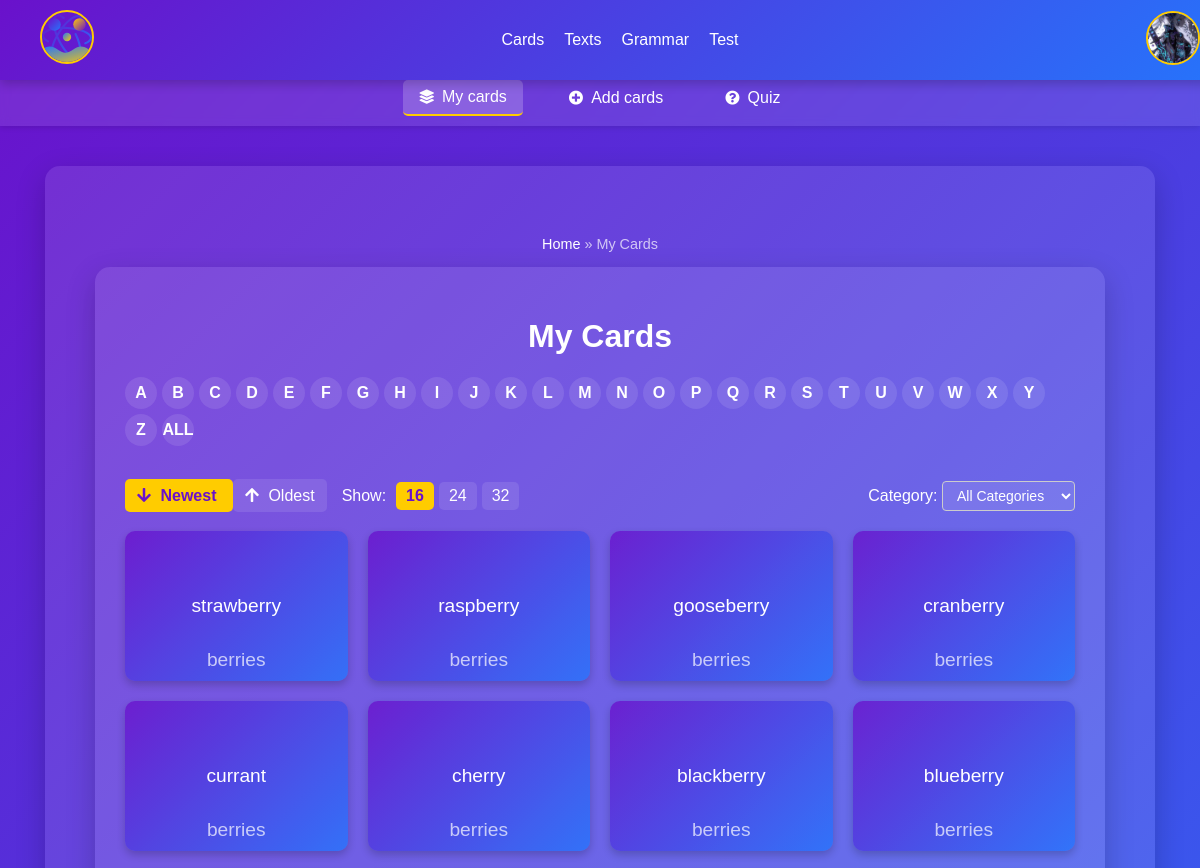
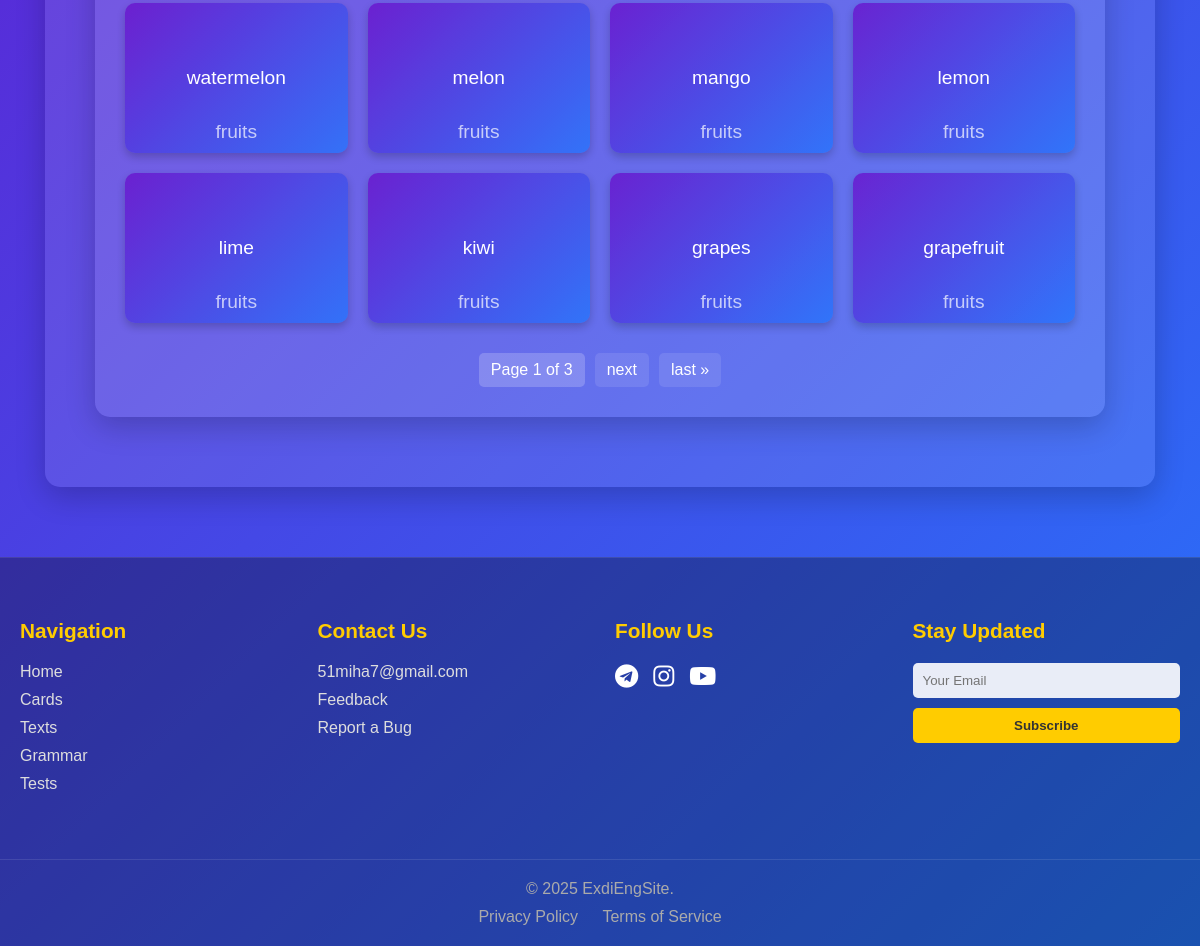
The app's page /cards/ (signed in) with its own data (2 pictures, top to bottom).
### mainpage/models.py (models this page shows, shortened)
class CustomUser(AbstractBaseUser, PermissionsMixin):
    username: models.CharField = models.CharField(
        max_length=150,
        unique=True,
        db_index=True,
        null=False
    )
    email: models.EmailField = models.EmailField(
        unique=True,
        null=False
    )
    first_name: models.CharField = models.CharField(
        max_length=30,
        blank=True,
        null=True
    )
    last_name: models.CharField = models.CharField(
        max_length=150,
        blank=True,
        null=True
    )
    is_active: models.BooleanField = models.BooleanField(
        default=True
    )
    is_staff: models.BooleanField = models.BooleanField(
        default=False
    )
    date_joined: models.DateTimeField = models.DateTimeField(
        default=timezone.now
    )
    last_login: models.DateTimeField = models.DateTimeField(
        null=True,
        blank=True
    )
    groups: models.ManyToManyField = models.ManyToManyField(
        Group,
        verbose_name='groups',
        blank=True,
        help_text='The groups this user belongs to.',
        related_name='customuser_set',
        related_query_name='customuser',
    )
    user_permissions: models.ManyToManyField = models.ManyToManyField(
        Permission,
        verbose_name='user permissions',
        blank=True,
        help_text='Specific permissions for this user.',
        related_name='customuser_set',
        related_query_name='customuser',
    )
    objects: BaseManager['CustomUser'] = CustomUserManager()
    USERNAME_FIELD: str = 'username'
    REQUIRED_FIELDS: list[str] = ['email']
    class Meta:
        verbose_name: str = 'user'
        verbose_name_plural: str = 'users'

### profilepage/models.py (models this page shows, shortened)
class Profile(models.Model):
    user: models.OneToOneField[UserModel] = models.OneToOneField(
        settings.AUTH_USER_MODEL,
        on_delete=models.CASCADE,
        related_name='profile'
    )
    username: models.CharField = models.CharField(
        max_length=150,
        verbose_name='Username'
    )
    email: models.EmailField = models.EmailField(
        verbose_name='Email'
    )
    first_name: models.CharField = models.CharField(
        max_length=30,
        verbose_name='First Name'
    )
    last_name: models.CharField = models.CharField(
        max_length=150,
        verbose_name='Last Name'
    )
    words_learned: models.PositiveIntegerField = models.PositiveIntegerField(
        default=0,
        verbose_name='Words Learned'
    )
    texts_read: models.PositiveIntegerField = models.PositiveIntegerField(
        default=0,
        verbose_name='Texts Read'
    )
    tests_completed: models.PositiveIntegerField = models.PositiveIntegerField(
        default=0,
        verbose_name='Tests Completed'
    )
    streak: models.PositiveIntegerField = models.PositiveIntegerField(
        default=0,
        verbose_name='Current Streak'
    )
    friends_count: models.PositiveIntegerField = models.PositiveIntegerField(
        default=0,
        verbose_name='Friends Count'
    )
    followers_count: models.PositiveIntegerField = models.PositiveIntegerField(
        default=0,
        verbose_name='Followers Count'
    )
    avatar: models.ImageField = models.ImageField(
        upload_to=avatar_upload_path,
        default='avatars/default_user.png',
        verbose_name='Avatar'
    )
    birth_date: models.DateField = models.DateField(
        null=True,
        blank=True,
        verbose_name='Birth Date'
    )
    study_start_date: models.DateField = models.DateField(
        auto_now_add=True,
        verbose_name='Study Start Date',
        blank=True
    )
    hide_first_name: models.BooleanField = models.BooleanField(
        default=False,
        verbose_name='Hide First Name'
    )
    hide_last_name: models.BooleanField = models.BooleanField(
        default=False,
        verbose_name='Hide Last Name'
    )
    hide_birth_date: models.BooleanField = models.BooleanField(
        default=False,
        verbose_name='Hide Birth Date'
    )
    bio: models.TextField = models.TextField(
        max_length=500,
        blank=True,
        verbose_name='Biography'
    )
    website: models.URLField = models.URLField(
        blank=True,
        verbose_name='Website'
    )
    location: models.CharField = models.CharField(
        max_length=100,
        blank=True,
        verbose_name='Location'
    )
    objects: models.Manager['Profile']

### cardspage/models.py (models this page shows, shortened)
class Card(models.Model):
    user: models.ForeignKey[CustomUser] = models.ForeignKey(
        CustomUser,
        on_delete=models.CASCADE
    )
    user_card_id: models.PositiveIntegerField = models.PositiveIntegerField(
        default=0
    )
    english_word: models.CharField = models.CharField(
        max_length=100
    )
    native_translation: models.CharField = models.CharField(
        max_length=100
    )
    category: models.CharField = models.CharField(
        max_length=50,
        blank=True,
        null=True
    )
    created_at: models.DateTimeField = models.DateTimeField(
        auto_now_add=True
    )
    objects: BaseManager['Card']
    class Meta:
        unique_together: Tuple[str, str] = ('user', 'user_card_id')

### cardspage/views.py (the view)
# urls.py: path('', views.my_cards, name='my_cards'),
@login_required
def my_cards(request: HttpRequest) -> HttpResponse:
    context = CardQueryService.build_my_cards_context(request.user, request.GET)
    return render(request, 'cardspage/my_cards.html', context)

### cardspage/services.py (called while the page is built)
    @staticmethod
    def apply_filters(queryset: QuerySet[Card], filters: Dict[str, Any]) -> QuerySet[Card]:
        queryset = CardFilterService._apply_letter_filter(queryset, filters.get('letter'))
        queryset = CardFilterService._apply_category_filter(queryset, filters.get('category'))
        queryset = CardFilterService._apply_sort(queryset, filters.get('sort'))
        return queryset

    @staticmethod
    def _apply_letter_filter(queryset: QuerySet[Card], letter: Optional[str]) -> QuerySet[Card]:
        if letter and letter.lower() != 'all':
            return queryset.filter(english_word__istartswith=letter)
        return queryset

    @staticmethod
    def _apply_category_filter(queryset: QuerySet[Card], category: Optional[str]) -> QuerySet[Card]:
        if category:
            if category == 'uncategorized':
                return queryset.filter(category__isnull=True)
            return queryset.filter(category=category)
        return queryset

    @staticmethod
    def _apply_sort(queryset: QuerySet[Card], sort: Optional[str]) -> QuerySet[Card]:
        if sort == 'oldest':
            return queryset.order_by('created_at')
        return queryset.order_by('-created_at')

    @staticmethod
    def get_user_cards(user: CustomUser, **filters: Any) -> QuerySet[Card]:
        queryset: QuerySet[Card] = Card.objects.filter(user=user)
        return CardFilterService.apply_filters(queryset, filters)

    @staticmethod
    def get_user_categories(user: CustomUser) -> QuerySet[str]:
        return Card.objects.filter(user=user).exclude(
            category__isnull=True
        ).order_by('category').values_list('category', flat=True).distinct()

### cardspage/templates/cardspage/my_cards.html (shortened to what this page needs)
{% extends 'cardspage/cards_base.html' %}
{% block cards_content %}
<div class="main-container">
    <nav class="breadcrumbs">
        <a href="{% url 'home' %}">Home</a> &raquo;
        <span>My Cards</span>
    </nav>
    <div class="cards-content-wrapper">
        <h1 class="section-title">My Cards</h1>
        <div class="cards-controls-wrapper">
            <div class="alphabet-filter" title="Filter by first letter">
                {% for letter in letters %}
                    <a href="?letter={{ letter }}&sort={{ sort_order }}&per_page={{ per_page }}{% if active_category %}&category={{ active_category }}{% endif %}"
                       class="alphabet-letter {% if active_letter == letter %}active{% endif %}"
                       aria-label="Filter by letter {{ letter }}">
                        {{ letter }}
                    </a>
                {% endfor %}
            </div>
            <div class="sorting-options">
                <div class="sorting-group" title="Sort cards by date">
                    <a href="?letter={{ active_letter }}&sort=newest&per_page={{ per_page }}{% if active_category %}&category={{ active_category }}{% endif %}"
                       class="sort-option {% if sort_order == 'newest' %}active{% endif %}"
                       aria-label="Sort newest first">
                       <i class="fas fa-arrow-down"></i> Newest
                    </a>
                    <a href="?letter={{ active_letter }}&sort=oldest&per_page={{ per_page }}{% if active_category %}&category={{ active_category }}{% endif %}"
                       class="sort-option {% if sort_order == 'oldest' %}active{% endif %}"
                       aria-label="Sort oldest first">
                       <i class="fas fa-arrow-up"></i> Oldest
                    </a>
                </div>
                <div class="per-page-selector" title="Cards per page">
                    <span>Show:</span>
                    <a href="?letter={{ active_letter }}&sort={{ sort_order }}&per_page=16{% if active_category %}&category={{ active_category }}{% endif %}"
                       class="per-page-option {% if per_page == 16 %}active{% endif %}">16</a>
                    <a href="?letter={{ active_letter }}&sort={{ sort_order }}&per_page=24{% if active_category %}&category={{ active_category }}{% endif %}"
                       class="per-page-option {% if per_page == 24 %}active{% endif %}">24</a>
                    <a href="?letter={{ active_letter }}&sort={{ sort_order }}&per_page=32{% if active_category %}&category={{ active_category }}{% endif %}"
                       class="per-page-option {% if per_page == 32 %}active{% endif %}">32</a>
                </div>
            </div>
            <div class="category-select-wrapper" title="Filter by category">
                <form method="get" id="categoryForm">
                    <label for="category-select">Category:</label>
                    <select name="category" id="category-select" onchange="document.getElementById('categoryForm').submit()">
                        <option value="" {% if not active_category %}selected{% endif %}>All Categories</option>
                    </select>
                </form>
            </div>
        </div>
        <div class="cards-grid">
            {% for card in page_obj %}
            <div class="card-item" onclick="flipCard(this)">
                <div class="card-inner">
                    <div class="card-front">
                        <span>{{ card.english_word }}</span>
                        {% if card.category %}
                        <span class="card-category">{{ card.category }}</span>
                        {% endif %}
                    </div>
                    <div class="card-back">
                        <span>{{ card.native_translation }}</span>
                        {% if card.category %}
                        <span class="card-category">{{ card.category }}</span>
                        {% endif %}
                    </div>
                </div>
            </div>
            {% endfor %}
        </div>
        {% if page_obj.paginator.num_pages > 1 %}
        <div class="pagination">
            <span class="current-page">
                Page {{ page_obj.number }} of {{ page_obj.paginator.num_pages }}
            </span>
            {% if page_obj.has_next %}
                <a href="?page={{ page_obj.next_page_number }}&letter={{ active_letter }}&sort={{ sort_order }}&per_page={{ per_page }}{% if active_category %}&category={{ active_category }}{% endif %}"
                   class="pagination-link" title="Next page">next</a>
                <a href="?page={{ page_obj.paginator.num_pages }}&letter={{ active_letter }}&sort={{ sort_order }}&per_page={{ per_page }}{% if active_category %}&category={{ active_category }}{% endif %}"
                   class="pagination-link" title="Last page">last &raquo;</a>
            {% endif %}
        </div>
        {% endif %}
    </div>
</div>
{% endblock %}

### mainpage/templates/mainpage/navbar.html (shortened to what this page needs)
{% load static %}
<nav class="navbar">
    <div class="navbar-container">
        <div class="navbar-logo">
            <a href="{% url 'home' %}"><img src="{% static 'favicon/logo.svg' %}" id="logo-img"></a>
        </div>
        <div class="navbar-links">
            <a href="{% url 'my_cards' %}" class="navbar-link">Cards</a>
            <a href="#" class="navbar-link">Texts</a>
            <a href="#" class="navbar-link">Grammar</a>
            <a href="#" class="navbar-link">Test</a>
        </div>
        <div class="navbar-auth">
            {% if user.is_authenticated %}
                <div class="avatar-dropdown" id="avatarDropdown">
                    <img src="{{ user.profile.avatar.url }}" alt="User Avatar" class="avatar-img" id="avatar-img">
                </div>
            {% else %}
                <div class="navbar-auth-buttons">
                    <a href="{% url 'login' %}" class="navbar-button">Log In</a>
                    <a href="#" class="settings-icon">⚙️</a>
                </div>
            {% endif %}
        </div>
    </div>
</nav>

### mainpage/static/style/navbar.css (style rules this page uses)
html, body { margin: 0; padding: 0; width: 100%; height: 100%; }
.navbar { background: linear-gradient(135deg, #6a11cb, #2575fc); padding: 10px 20px; box-shadow: 0 4px 10px rgba(0, 0, 0, 0.2); width: 100%; position: fixed; top: 0; left: 0; z-index: 1000; }
.navbar-container { display: flex; justify-content: space-between; align-items: center; max-width: 1200px; margin: 0 auto; padding: 0 20px; }
.navbar-logo a { color: white; font-size: 1.5rem; font-weight: bold; text-decoration: none; }
.navbar-links { display: flex; gap: 20px; }
.navbar-link { color: white; text-decoration: none; font-size: 1rem; font-weight: 500; transition: color 0.3s ease; }
.navbar-auth { display: flex; align-items: center; gap: 10px; }
.avatar-dropdown { position: relative; cursor: pointer; }
#avatar-img, #logo-img { width: 50px; height: 50px; border-radius: 50%; object-fit: cover; border: 2px solid #ffcc00; transition: transform 0.3s ease; }

### records on screen
CustomUser: profile.avatar (picture)
Card: english_word "strawberry", category "berries", native_translation "клубника"
Card: english_word "raspberry", category "berries", native_translation "малина"
Card: english_word "gooseberry", category "berries", native_translation "крыжовник"
Card: english_word "cranberry", category "berries", native_translation "клюква"
Card: english_word "currant", category "berries", native_translation "смородина"
Card: english_word "cherry", category "berries", native_translation "вишня"
Card: english_word "blackberry", category "berries", native_translation "ежевика"
Card: english_word "blueberry", category "berries", native_translation "голубика"
Card: english_word "watermelon", category "fruits", native_translation "арбуз"
Card: english_word "melon", category "fruits", native_translation "дыня"
Card: english_word "mango", category "fruits", native_translation "манго"
Card: english_word "lemon", category "fruits", native_translation "лимон"
Card: english_word "lime", category "fruits", native_translation "лайм"
Card: english_word "kiwi", category "fruits", native_translation "киви"
Card: english_word "grapes", category "fruits", native_translation "виноград"
Card: english_word "grapefruit", category "fruits", native_translation "грейпфрут"

### other values on screen
{{ letter }} "A" "B" "C" "D" "E" "F" "G" "H" "I" "J" "K" "L" "M" "N" "O" "P" "Q" "R" "S" "T" "U" "V" "W" "X" "Y" "Z" "ALL"
{{ page_obj.number }} "1"
{{ page_obj.paginator.num_pages }} "3"
